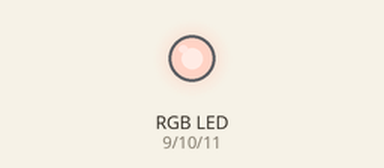
This sketch was run on a simulated Arduino Uno, built with avr-gcc and run on an emulated ATmega328P. Shown: an RGB LED mixed from three pins (HIGH = lit).

Above: at 0.05 s.
At 1.25 s:
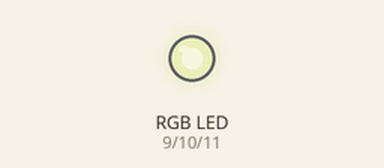
At 2.5 s:
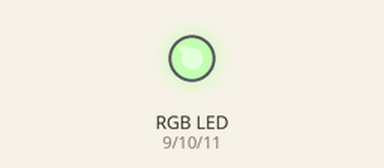
At 3.75 s:
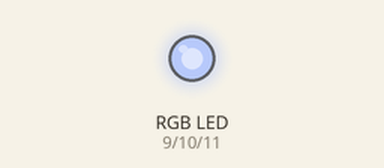
At 5.0 s:
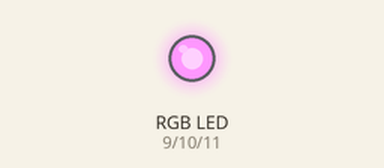
Timing chart, 0 to 6.5 s (numbered marks = the images above):
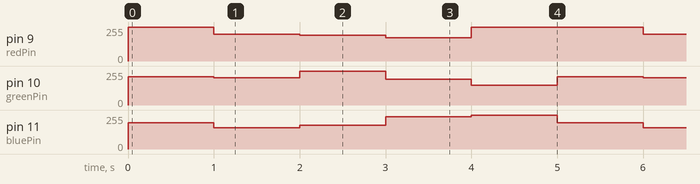

Measured:
- by itself, pin 9 (redPin): repeats every 5.0 s: 199/255 1.0 s, 195/255 1.0 s, 176/255 1.0 s, 253/255 1.0 s, 255/255 1.0 s
- by itself, pin 10 (greenPin): repeats every 5.0 s: 203/255 1.0 s, 255/255 1.0 s, 194/255 1.0 s, 150/255 1.0 s, 211/255 1.0 s
- by itself, pin 11 (bluePin): repeats every 5.0 s: 158/255 1.0 s, 177/255 1.0 s, 242/255 1.0 s, 253/255 1.0 s, 197/255 1.0 s

The sketch:

punto_22.ino
```cpp
int greenPin=10;
int bluePin=11;
int redPin=9;
void setup() {
  pinMode(greenPin,OUTPUT);
  pinMode(bluePin,OUTPUT);
  pinMode(redPin,OUTPUT);


}
void loop() {
 //rosa
 analogWrite(9,255);
 analogWrite(11,197);
 analogWrite(10,211);
 delay(1000);
 //azul
 analogWrite(9,199);
 analogWrite(11,158);
 analogWrite(10,203);
 delay(1000);
 //morado
 analogWrite(9,195);
 analogWrite(11,177);
 analogWrite(10,255);
 delay(1000);
 //verde
 analogWrite(9,176);
 analogWrite(11,242);
 analogWrite(10,194);
 delay(1000);
 //amarillo
 analogWrite(9,253);
 analogWrite(11,253);
 analogWrite(10,150);
 delay(1000);


}
```
